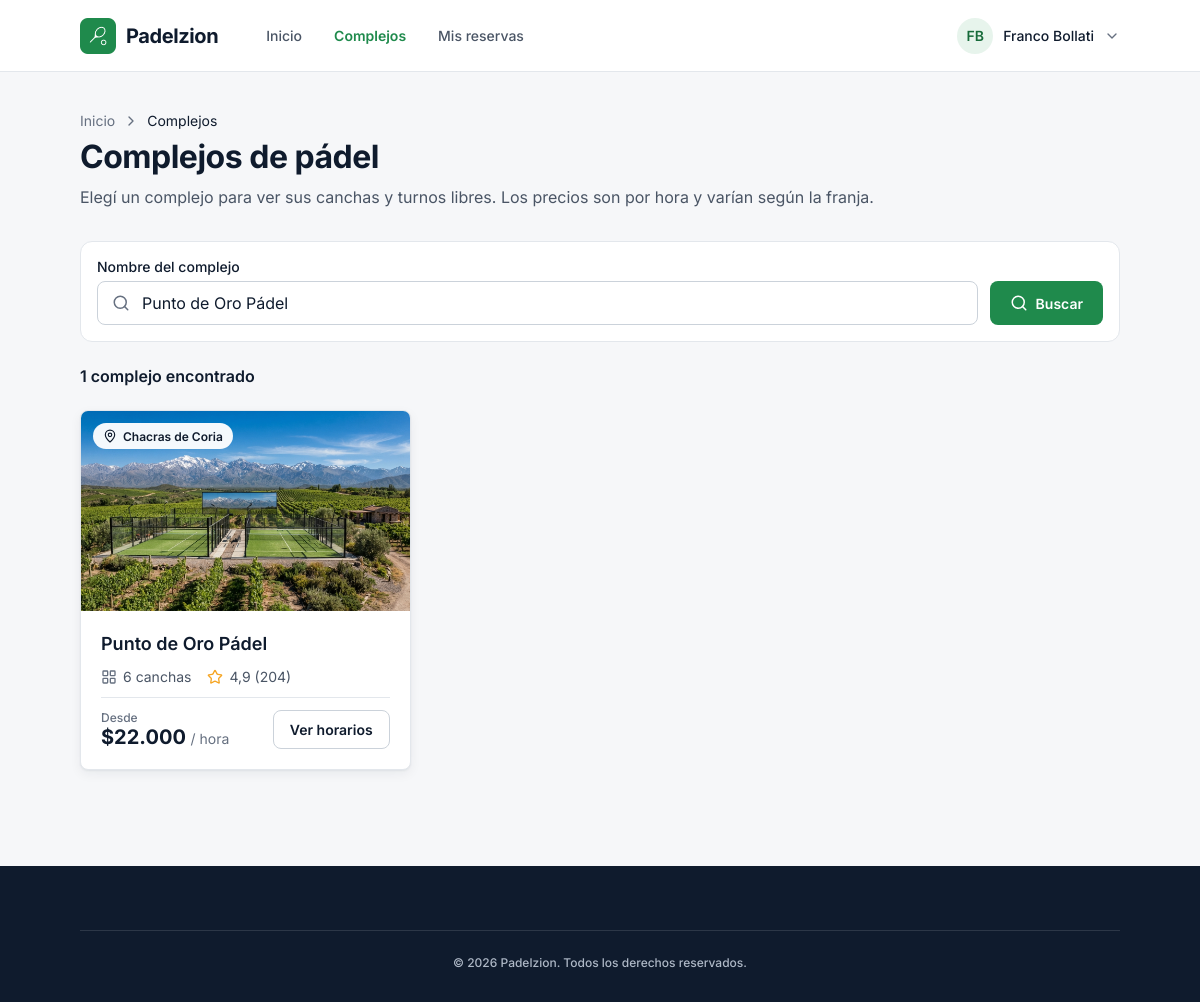
Screenshot of /complejos.php?buscar=Punto de Oro Pádel (signed in) with the database file from the repository.
### tables this page shows
CREATE TABLE IF NOT EXISTS imagenes (
  id INT AUTO_INCREMENT PRIMARY KEY,
  complejo_id INT NOT NULL,
  archivo VARCHAR(100) NOT NULL,
  portada TINYINT(1) NOT NULL DEFAULT 0,
  FOREIGN KEY (complejo_id) REFERENCES complejos(id)
);

CREATE TABLE IF NOT EXISTS complejos (
  id INT AUTO_INCREMENT PRIMARY KEY,
  nombre VARCHAR(100) NOT NULL,
  zona VARCHAR(50) NOT NULL,
  direccion VARCHAR(150) NOT NULL,
  descripcion TEXT NOT NULL,
  cantidad_canchas INT NOT NULL,
  puntaje DECIMAL(2,1) NOT NULL,
  opiniones INT NOT NULL,
  precio_desde INT NOT NULL
);

### includes/card-complejo.php (the view)
<a class="card" href="complejo.php?id=<?php echo $complejo["id"]; ?>">
  <div class="card-imagen">
    <img src="img/<?php echo $complejo["imagen"]; ?>" alt="<?php echo $complejo["nombre"]; ?>">
    <span class="etiqueta"><img src="img/iconos/ubicacion.svg" alt=""> <?php echo $complejo["zona"]; ?></span>
  </div>
  <div class="card-cuerpo">
    <h3><?php echo $complejo["nombre"]; ?></h3>
    <div class="card-rasgos">
      <span><img src="img/iconos/canchas.svg" alt=""> <?php echo $complejo["cantidad_canchas"]; ?> canchas</span>
      <span><img src="img/iconos/estrella.svg" alt=""> <?php echo number_format($complejo["puntaje"], 1, ",", "."); ?> (<?php echo $complejo["opiniones"]; ?>)</span>
    </div>
    <div class="card-pie">
      <div>
        <p class="card-desde">Desde</p>
        <p class="card-precio">$<?php echo number_format($complejo["precio_desde"], 0, ",", "."); ?> <span>/ hora</span></p>
      </div>
      <span class="boton-borde">Ver horarios</span>
    </div>
  </div>
</a>

### complejos.php (shortened to what this page needs)
<?php
include "config/conexion.php";
$buscar = "";
if (isset($_GET["buscar"])) {
  $buscar = $_GET["buscar"];
}
$filtro = "%" . $buscar . "%";
$sql = "SELECT complejos.*, imagenes.archivo AS imagen FROM complejos
        JOIN imagenes ON imagenes.complejo_id = complejos.id AND imagenes.portada = 1
        WHERE complejos.nombre LIKE ? ORDER BY complejos.id";
$stmt = $conn->prepare($sql);
$stmt->bind_param("s", $filtro);
$stmt->execute();
$complejos = $stmt->get_result();
$total = $complejos->num_rows;
?>
<!DOCTYPE html>
<html lang="es">
<head>
  <link rel="stylesheet" href="css/estilos.css">
</head>
<body class="fondo-gris">
  <?php include "includes/navbar.php"; ?>
  <main class="contenido">
    <div class="encabezado-pagina">
      <div class="breadcrumb">
        <a href="index.php">Inicio</a>
        <img src="img/iconos/flecha-derecha.svg" alt="">
        <span>Complejos</span>
      </div>
      <h1>Complejos de pádel</h1>
      <p>Elegí un complejo para ver sus canchas y turnos libres. Los precios son por hora y varían según la franja.</p>
    </div>
    <form class="filtros" action="complejos.php" method="GET">
      <div class="campo">
        <label for="buscar">Nombre del complejo</label>
        <div class="campo-input">
          <img src="img/iconos/buscar.svg" alt="">
          <input type="text" id="buscar" name="buscar" placeholder="Buscá por nombre, ej: Aconcagua Pádel Club" value="<?php echo htmlspecialchars($buscar); ?>">
        </div>
      </div>
      <button type="submit" class="boton-buscar"><img src="img/iconos/buscar-blanco.svg" alt=""> Buscar</button>
    </form>
    <?php if ($total == 1) { ?>
      <p class="resultados-total">1 complejo encontrado</p>
    <?php } else { ?>
      <p class="resultados-total"><?php echo $total; ?> complejos encontrados</p>
    <?php } ?>
    <?php if ($total == 0) { ?>
      <div class="sin-resultados">
        <p>No encontramos complejos con ese nombre. Probá con otra búsqueda.</p>
        <a href="complejos.php" class="boton-borde">Ver todos los complejos</a>
      </div>
    <?php } else { ?>
      <div class="grilla-complejos">
        <?php while ($complejo = $complejos->fetch_assoc()) { ?>
          <?php include "includes/card-complejo.php"; ?>
        <?php } ?>
      </div>
    <?php } ?>
  </main>
  <?php include "includes/footer.php"; ?>
</body>
</html>

### css/estilos.css (style rules this page uses)
* { box-sizing: border-box; }
body { margin: 0; font-family: "Inter", Arial, sans-serif; color: #0F1B2D; background-color: #FFFFFF; }
h1, h2, h3, p { margin: 0; }
a { text-decoration: none; }
.campo { display: flex; flex-direction: column; gap: 6px; }
.campo label { font-size: 14px; font-weight: 500; }
.campo-input { display: flex; align-items: center; gap: 10px; height: 44px; padding: 0 14px; border: 1px solid #CBD2DA; border-radius: 8px; background-color: #FFFFFF; }
.campo-input img { width: 18px; height: 18px; }
.campo-input input { width: 100%; border: none; outline: none; font-family: "Inter", Arial, sans-serif; font-size: 16px; color: #0F1B2D; }
.boton-borde { display: inline-block; padding: 10px 16px; border: 1px solid #CBD2DA; border-radius: 8px; background-color: #FFFFFF; color: #0F1B2D; font-size: 14px; font-weight: 600; }
.boton-buscar { display: flex; align-items: center; gap: 8px; height: 44px; padding: 0 24px; border: none; border-radius: 8px; background-color: #1F8A4C; color: #FFFFFF; font-family: "Inter", Arial, sans-serif; font-size: 14px; font-weight: 600; cursor: pointer; }
.boton-buscar img { width: 18px; height: 18px; }
.card { flex: 1; overflow: hidden; border: 1px solid #E3E7EC; border-radius: 8px; background-color: #FFFFFF; color: #0F1B2D; box-shadow: 0 1px 2px rgba(15, 27, 45, 0.06), 0 4px 12px rgba(15, 27, 45, 0.06); }
.card-imagen { position: relative; height: 200px; }
.card-imagen > img { width: 100%; height: 200px; object-fit: cover; }
.etiqueta { position: absolute; top: 12px; left: 12px; display: flex; align-items: center; gap: 6px; height: 26px; padding: 4px 10px; border-radius: 999px; background-color: rgba(255, 255, 255, 0.95); font-size: 12px; font-weight: 600; }
.etiqueta img { width: 14px; height: 14px; }
.card-cuerpo { padding: 20px; }
.card-cuerpo h3 { font-size: 18px; font-weight: 600; line-height: 1.4; }
.card-rasgos { display: flex; gap: 16px; margin-top: 12px; font-size: 14px; color: #4A5565; }
.card-rasgos span { display: flex; align-items: center; gap: 6px; }
.card-rasgos img { width: 16px; height: 16px; }
.card-pie { display: flex; justify-content: space-between; align-items: flex-end; margin-top: 12px; padding-top: 12px; border-top: 1px solid #E3E7EC; }
.card-desde { font-size: 12px; font-weight: 500; color: #667080; }
.card-precio { font-size: 20px; font-weight: 700; }
.card-precio span { font-size: 14px; font-weight: 400; color: #667080; }
.fondo-gris { background-color: #F6F7F9; }
.contenido { padding: 40px 80px 96px 80px; }
.encabezado-pagina { margin-bottom: 32px; }
.breadcrumb { display: flex; align-items: center; gap: 8px; margin-bottom: 8px; font-size: 14px; }
.breadcrumb a { color: #667080; }
.breadcrumb img { width: 16px; height: 16px; }
.encabezado-pagina h1 { margin-bottom: 8px; font-size: 32px; font-weight: 700; line-height: 1.25; letter-spacing: -0.5px; }
.encabezado-pagina p { font-size: 16px; line-height: 1.5; color: #4A5565; }
.filtros { display: flex; align-items: flex-end; gap: 12px; margin-bottom: 24px; padding: 16px; border: 1px solid #E3E7EC; border-radius: 12px; background-color: #FFFFFF; }
.filtros .campo { flex: 1; }
.filtros .boton-buscar { padding: 0 20px; }
.resultados-total { margin-bottom: 24px; font-size: 16px; font-weight: 600; }
.grilla-complejos { display: grid; grid-template-columns: 1fr 1fr 1fr; gap: 24px; }

### rows the page displays
imagenes: archivo (picture), complejo.zona "Chacras de Coria", complejo.nombre "Punto de Oro Pádel", complejo.cantidad_canchas "6", complejo.puntaje "4,9", complejo.opiniones "204", complejo.precio_desde "22.000"

### other values shown
$_SESSION["usuario_iniciales"] "FB"
$_SESSION["usuario_nombre"] "Franco Bollati"
